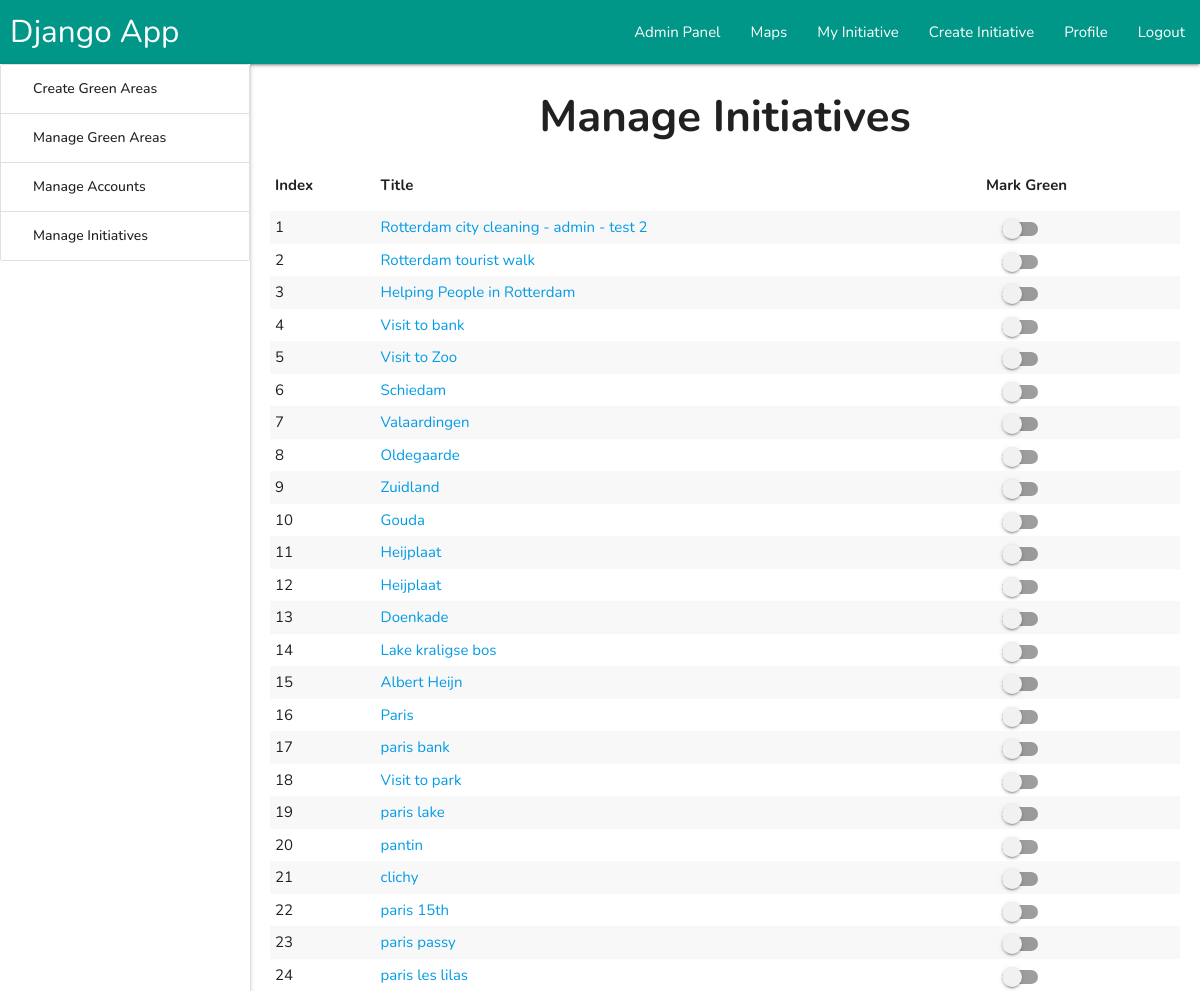
Before: /admin_panel/manage_initiatives/ (signed in) with the older database file.
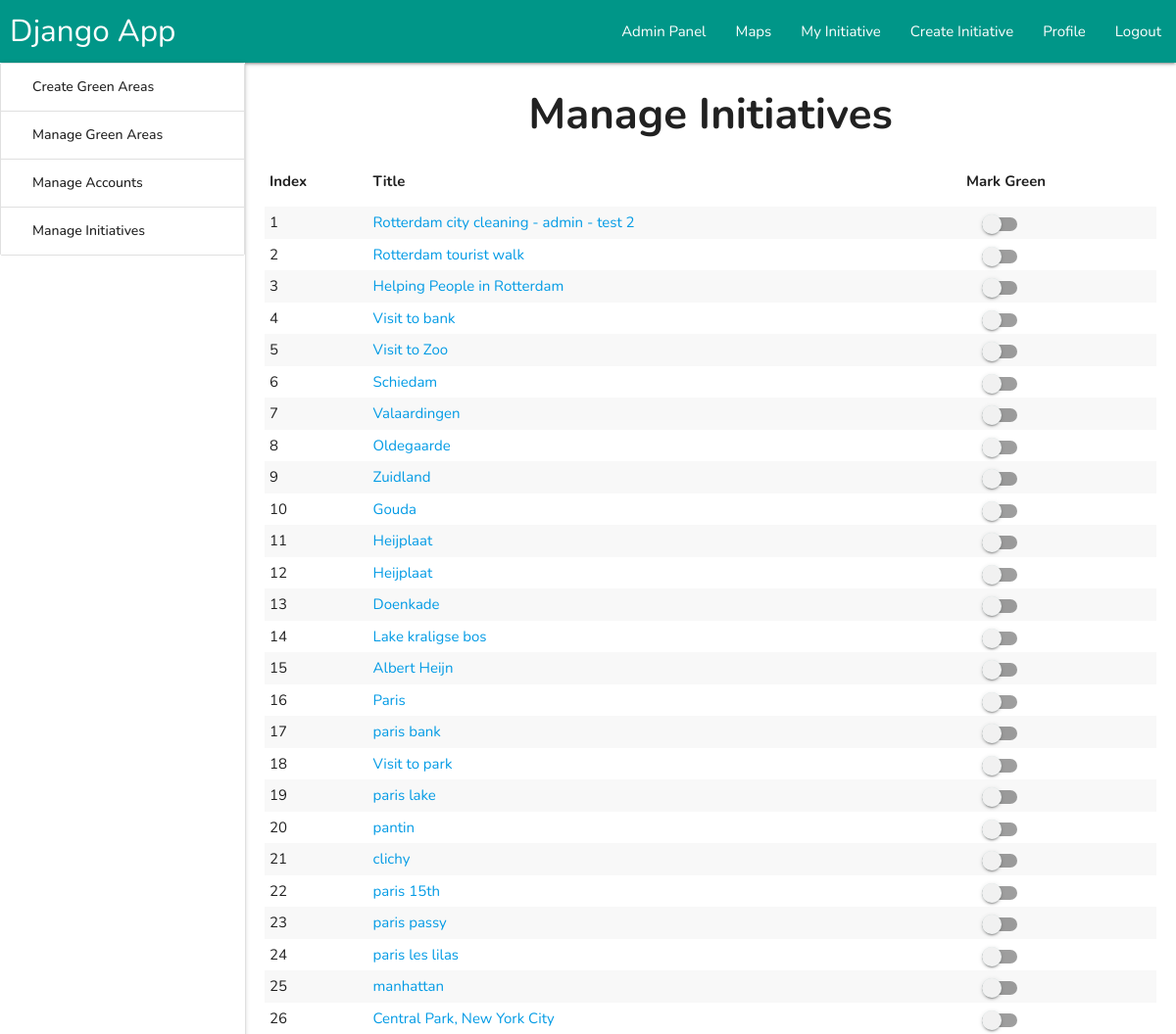
After: the same page with the newer database file.
### root/models.py (models this page shows, shortened)
class Initiative_Table(models.Model):
    title           = models.CharField(max_length=10000,blank=True,default='')
    description     = models.TextField(max_length=1000000,blank=True,default='')
    place_name      = models.CharField(max_length=1000000,blank=True,default='')
    longitude       = models.CharField(max_length=10000,blank=True,default='')
    latitude        = models.CharField(max_length=10000,blank=True,default='')
    event_date      = models.CharField(max_length=10000,blank=True,default='',null=True)
    date_object     = models.DateField(blank=True,null=True)
    category        = models.ForeignKey(Initiative_Category,on_delete=models.CASCADE,related_name="Category",default=None)
    is_green_area   = models.BooleanField(default=False,blank=True)
    owner           = models.ForeignKey(User,on_delete=models.CASCADE,related_name="owner",default=None)
    enrolled        = models.ManyToManyField(User, related_name="enrolled",blank=True)
    particiapnt_badges= models.ManyToManyField(Badges_Container,default=None)

### Admin_Panel/views.py (the view)
# urls.py: path('manage_initiatives/', manage_initiatives, name='manage_initiatives'),
def manage_initiatives(request):
    all_initiatives = Initiative_Table.objects.all()
    return render(request,'admin_panel/manage_initiatives.html',{
        'all_initiatives':all_initiatives
    })

### Templates/admin_panel/manage_initiatives.html (shortened to what this page needs)
{% extends 'partials/dashboards/admin_engine.html' %}
{% block 'engine'%}
<div style="margin:5px 20px">
  <center>
    <h3><b>Manage Initiatives</b></h3>
  </center>
  <table class="striped">
    <thead>
      <tr>
        <th>Index</th>
        <th>Title</th>
        <th>Mark Green</th>
      </tr>
    </thead>
    <tbody>
      <tr>
      {% for initiative in all_initiatives %}
      <td>{{ forloop.counter }}</td>
      <td><a target='_blank' href="/admin_panel/manage_initiatives/update_initiative/{{initiative.id}}">{{initiative.title}}</a></td>
      <td>
        <div class="switch" id="{{initiative.id}}">
          <label>
            <span class="lever"></span>
          </label>
        </div>
      </td>
      </tr>
        {% endfor %}
    </tbody>
  </table>
</div>
{% endblock 'engine' %}

Changed rows visible on the page:
added Initiative_Table: title "manhattan"
added Initiative_Table: title "Central Park, New York City"
